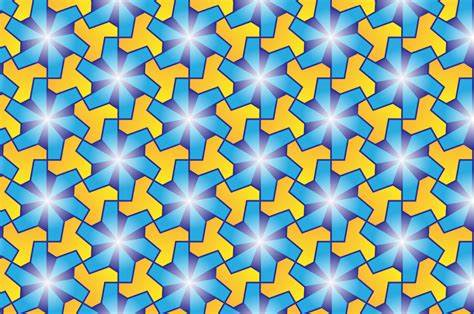
#> input picture Pattern.jpg, 474 x 314 px
$ python Pattern.py
#> lines starting #> are read from the running program, lines starting #| are printed output that depends on the picture
# -*- coding: utf-8 -*-
"""
Created on Sat Jul 29 12:50:46 2023

@author: drish
"""

import cv2
import numpy as np

img = cv2.imread('Pattern.jpg')
#> img is the input picture: shape (314, 474, 3); mean B, G, R 158.9, 169.6, 138.2

height, width, c = img.shape
#> height = 314; width = 474; c = 3

i = 0

while True:
	i += 1

	# divided the image into left and right part
	# like list concatenation we concatenated
	# right and left together
	l = img[:, :(i % width)]
#> l = 314 rows, first 8: [224, 176, 110], [221, 180, 101], [214, 188, 80], [218, 190, 65], [233, 191, 55], [244, 187, 54], [253, 181, 63], [253, 176, 73]
	r = img[:, (i % width):]
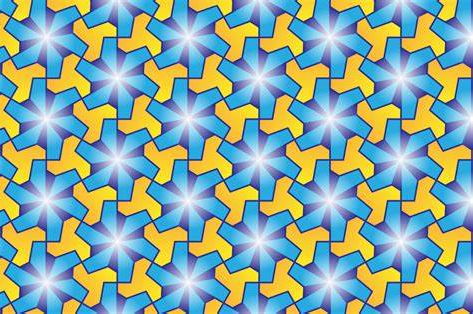
#> r: shape (314, 473, 3); mean B, G, R 158.9, 169.6, 138.2

	img1 = np.hstack((r, l))
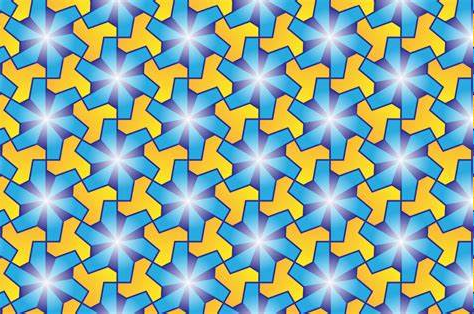
#> img1: shape (314, 474, 3); mean B, G, R 158.9, 169.6, 138.2

	# this function will concatenate
	# the two matrices
	cv2.imshow('animation', img1)

	if cv2.waitKey(1) == ord('q'):

		# press q to terminate the loop
#> (key q is pressed here)
		cv2.destroyAllWindows()
		break

$ run again, with 2.jpg copied over Pattern.jpg
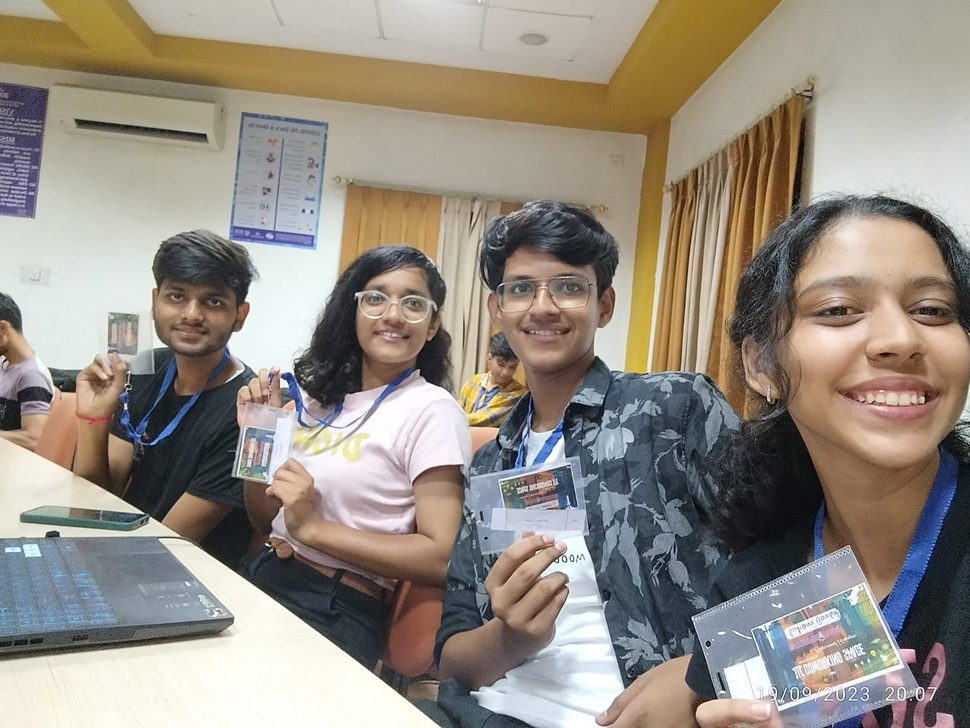
#> input picture 2.jpg, 970 x 728 px, shrunk from 1599 x 1200 before the run
#> img is the input picture: shape (728, 970, 3); mean B, G, R 131.2, 141.3, 149.3
#> l = 728 rows, first 8: [162, 175, 173], [163, 174, 172], [165, 173, 173], [166, 174, 174], [164, 174, 174], [161, 173, 173], [159, 173, 172], [155, 173, 172]
#> `img1 = np.hstack((r, l))`:
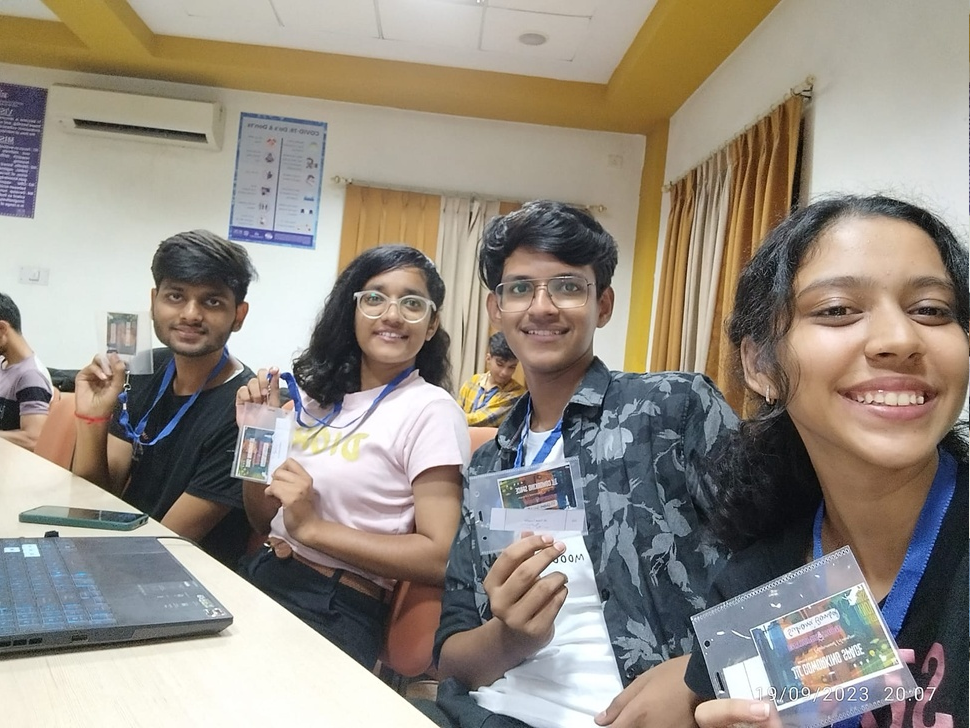
#> img1: shape (728, 970, 3); mean B, G, R 131.2, 141.3, 149.3
